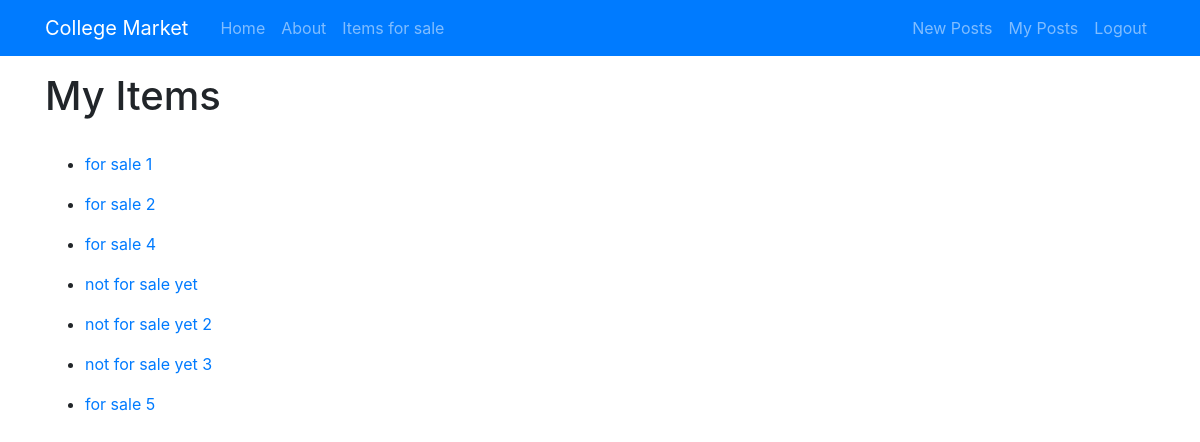
Screenshot of /post/ (signed in) with the database file from the repository.
### posts/models.py (models this page shows)
class Post(models.Model):
    user = models.ForeignKey(User, on_delete=models.CASCADE, related_name="post" , null=True)
    title = models.CharField(max_length=255)
    body = models.TextField(null=True)
    updated_on = models.DateTimeField(auto_now= True)
    created_on = models.DateTimeField(auto_now_add=True, null=True)
    category = models.IntegerField(choices=CATEGORY, default=0)
    cover = models.ImageField(upload_to='images/', null=True , blank=True)
    condition = models.IntegerField(choices=CONDITION , default = 4)
    price = models.FloatField(null=True ,blank=True)
    publish = models.IntegerField(choices=STATUS, default=0)

### posts/views.py (the view)
# urls.py: path('', PostListView.as_view(), name='post_list'),
class PostListView(ListView):
    model = Post
    template_name = '../templates/post_list.html'

### posts/templates/post_list.html
{% extends 'base.html' %}
{% block content %}
<br><br><br>
{% if user.is_authenticated %}
<h1>My Items</h1>
<br>
  {% for post in user.post.all %}
      <ul>
        <li><a href="{{ post.pk }}">{{ post.title }}</a></li>
      </ul>
  {% endfor %}
{% else %}
  <p>You are not allowed to see this list</p>
  <meta http-equiv = "refresh" content = "2"; url ='/post' />
{% endif %}
{% endblock %}

### rows the page displays
Post: title "for sale 1"
Post: title "for sale 2"
Post: title "for sale 4"
Post: title "not for sale yet"
Post: title "not for sale yet 2"
Post: title "not for sale yet 3"
Post: title "for sale 5"
